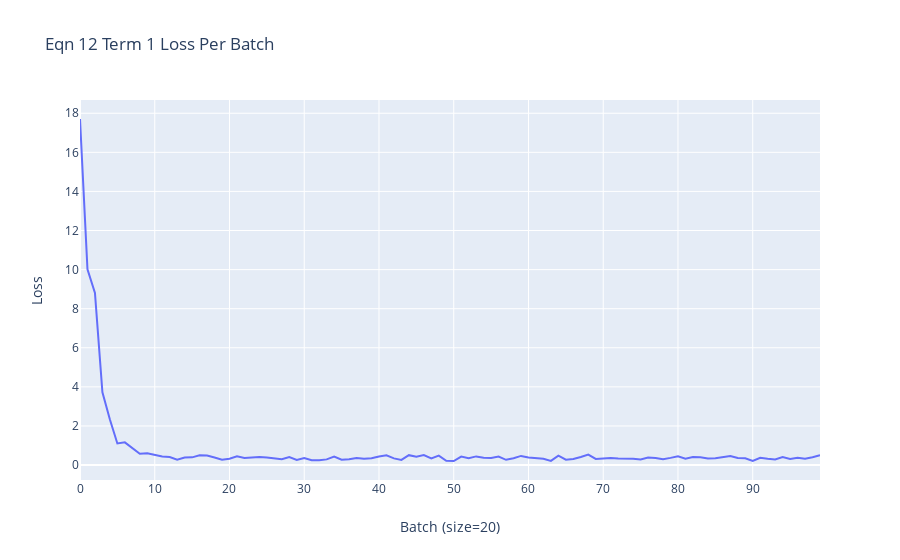

The cell this chart's notebook holds for it:
### Code cell
# plot training loss

plot_data = [
    go.Scatter(
        x=np.arange(len(losses)),
        y=losses,
        mode='lines')
]

layout = dict(
    title='Eqn 12 Term 1 Loss Per Batch',
    yaxis=dict(title='Loss'),
    xaxis=dict(title='Batch (size={})'.format(batch_size))
)
fig = go.Figure(data=plot_data, layout=layout)
fig.show()
